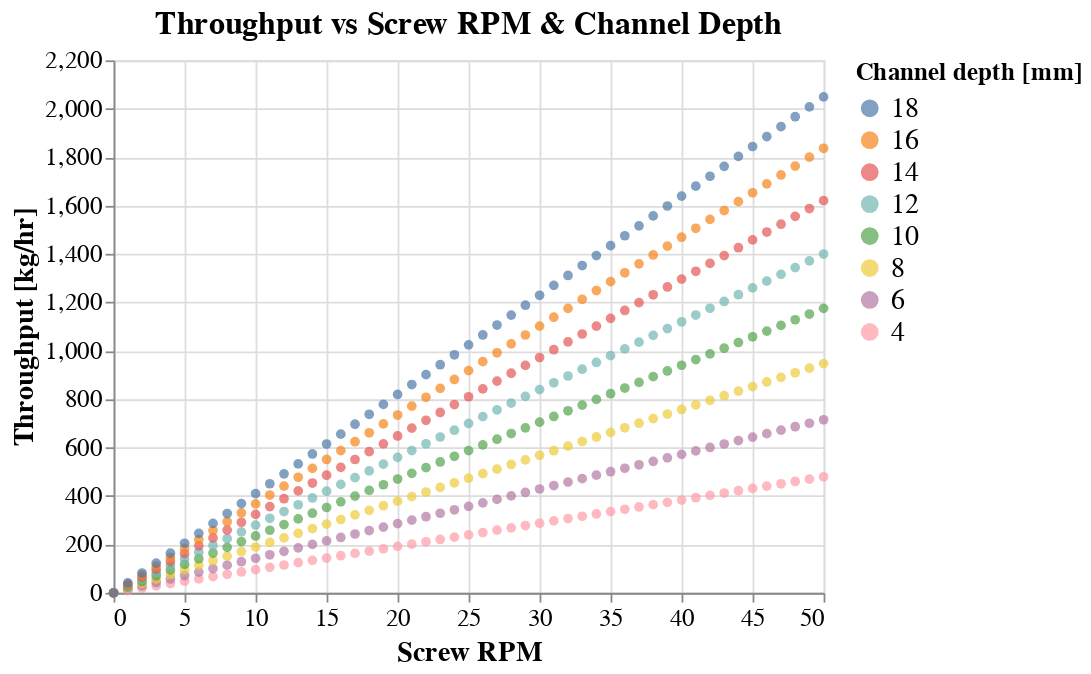

The cell this chart's notebook holds for it:
### Markdown cell above
## Generate a plot of throughput in extrusion process

`throughput_plot(size, density, pitch=None, w_flight=None, n_flight=1, min_depth=None, max_depth=None, delta_depth=None, min_rpm=0, max_rpm=50, delta_rpm=1)` generates a plot containing the volumetric throughput with respect to channel depth and screw RPM

### Code cell
throughput_plot(200, 800)

### Figure 1 — Vega-Lite specification as saved in the notebook (floating-point values rounded to 4 significant figures; data arrays with more than 128 entries replaced by an {"elided": "..."} marker saying what was removed)
{"config": {"view": {"continuousWidth": 400, "continuousHeight": 300}, "axis": {"labelFontSize": 14, "titleFontSize": 16}, "legend": {"labelFontSize": 16, "titleFontSize": 14}, "title": {"fontSize": 18}}, "data": {"name": "data-396c81a780a5ab7d8ff80d66b012cd38"}, "mark": "circle", "encoding": {"color": {"field": "depth", "sort": {"field": "throughput", "op": "mean", "order": "descending"}, "title": "Channel depth [mm]", "type": "nominal"}, "tooltip": [{"field": "RPM", "type": "quantitative"}, {"field": "depth", "type": "nominal"}, {"field": "throughput", "type": "quantitative"}], "x": {"field": "RPM", "scale": {"domain": [0, 50]}, "title": "Screw RPM", "type": "quantitative"}, "y": {"field": "throughput", "title": "Throughput [kg/hr]", "type": "quantitative"}}, "title": "Throughput vs Screw RPM & Channel Depth", "$schema": "https://vega.github.io/schema/vega-lite/v4.17.0.json", "datasets": {"data-396c81a780a5ab7d8ff80d66b012cd38": {"elided": "408 records"}}}
